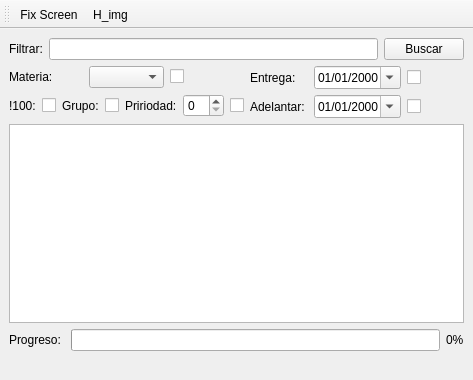
<?xml version="1.0" encoding="UTF-8"?>
<ui version="4.0">
 <class>BuscarTarea</class>
 <widget class="QMainWindow" name="BuscarTarea">
  <property name="geometry">
   <rect>
    <x>0</x>
    <y>0</y>
    <width>473</width>
    <height>380</height>
   </rect>
  </property>
  <property name="maximumSize">
   <size>
    <width>480</width>
    <height>16777215</height>
   </size>
  </property>
  <property name="windowTitle">
   <string>MainWindow</string>
  </property>
  <widget class="QWidget" name="centralwidget">
   <layout class="QVBoxLayout" name="verticalLayout">
    <item>
     <layout class="QHBoxLayout" name="horizontalLayout_22">
      <item>
       <widget class="QLabel" name="label_18">
        <property name="text">
         <string>Filtrar:</string>
        </property>
       </widget>
      </item>
      <item>
       <widget class="QLineEdit" name="txtfilter"/>
      </item>
      <item>
       <widget class="QPushButton" name="btnSearch">
        <property name="text">
         <string>Buscar</string>
        </property>
        <property name="icon">
         <iconset>
          <normalon>:/rescr/search_find</normalon>
         </iconset>
        </property>
       </widget>
      </item>
     </layout>
    </item>
    <item>
     <layout class="QHBoxLayout" name="horizontalLayout">
      <item>
       <layout class="QVBoxLayout" name="verticalLayout_4">
        <item>
         <layout class="QHBoxLayout" name="horizontalLayout_3">
          <item>
           <widget class="QLabel" name="label">
            <property name="text">
             <string>Materia:</string>
            </property>
           </widget>
          </item>
          <item>
           <widget class="QComboBox" name="cboMat"/>
          </item>
          <item>
           <widget class="QCheckBox" name="chbMat">
            <property name="text">
             <string/>
            </property>
           </widget>
          </item>
         </layout>
        </item>
        <item>
         <layout class="QHBoxLayout" name="horizontalLayout_2">
          <item>
           <widget class="QLabel" name="label_2">
            <property name="text">
             <string>!100:</string>
            </property>
           </widget>
          </item>
          <item>
           <widget class="QCheckBox" name="chbNot100">
            <property name="text">
             <string/>
            </property>
           </widget>
          </item>
          <item>
           <widget class="QLabel" name="label_3">
            <property name="text">
             <string>Grupo:</string>
            </property>
           </widget>
          </item>
          <item>
           <widget class="QCheckBox" name="chbGroup">
            <property name="text">
             <string/>
            </property>
           </widget>
          </item>
          <item>
           <widget class="QLabel" name="label_4">
            <property name="text">
             <string>Pririodad:</string>
            </property>
           </widget>
          </item>
          <item>
           <widget class="QSpinBox" name="spbPrio"/>
          </item>
          <item>
           <widget class="QCheckBox" name="chbPrio">
            <property name="text">
             <string/>
            </property>
           </widget>
          </item>
         </layout>
        </item>
       </layout>
      </item>
      <item>
       <layout class="QVBoxLayout" name="verticalLayout_2">
        <item>
         <layout class="QHBoxLayout" name="horizontalLayout_4">
          <item>
           <widget class="QLabel" name="label_5">
            <property name="text">
             <string>Entrega:</string>
            </property>
           </widget>
          </item>
          <item>
           <widget class="QDateEdit" name="dtEnt">
            <property name="displayFormat">
             <string notr="true">dd/MM/yyyy</string>
            </property>
            <property name="calendarPopup">
             <bool>true</bool>
            </property>
           </widget>
          </item>
          <item>
           <widget class="QCheckBox" name="chbEnt">
            <property name="text">
             <string/>
            </property>
           </widget>
          </item>
         </layout>
        </item>
        <item>
         <layout class="QHBoxLayout" name="horizontalLayout_5">
          <item>
           <widget class="QLabel" name="label_6">
            <property name="text">
             <string>Adelantar:</string>
            </property>
           </widget>
          </item>
          <item>
           <widget class="QDateEdit" name="dtAd">
            <property name="displayFormat">
             <string notr="true">dd/MM/yyyy</string>
            </property>
            <property name="calendarPopup">
             <bool>true</bool>
            </property>
           </widget>
          </item>
          <item>
           <widget class="QCheckBox" name="chbAd">
            <property name="text">
             <string/>
            </property>
           </widget>
          </item>
         </layout>
        </item>
       </layout>
      </item>
     </layout>
    </item>
    <item>
     <widget class="QTableView" name="tblRes">
      <property name="verticalScrollBarPolicy">
       <enum>Qt::ScrollBarAlwaysOff</enum>
      </property>
      <property name="horizontalScrollBarPolicy">
       <enum>Qt::ScrollBarAlwaysOff</enum>
      </property>
      <property name="autoScroll">
       <bool>false</bool>
      </property>
      <property name="dragDropMode">
       <enum>QAbstractItemView::DragOnly</enum>
      </property>
      <property name="defaultDropAction">
       <enum>Qt::TargetMoveAction</enum>
      </property>
      <property name="selectionMode">
       <enum>QAbstractItemView::NoSelection</enum>
      </property>
      <property name="cornerButtonEnabled">
       <bool>false</bool>
      </property>
     </widget>
    </item>
    <item>
     <layout class="QHBoxLayout" name="horizontalLayout_6">
      <item>
       <widget class="QLabel" name="label_7">
        <property name="text">
         <string>Progreso: </string>
        </property>
       </widget>
      </item>
      <item>
       <widget class="QProgressBar" name="pbarProgress">
        <property name="value">
         <number>0</number>
        </property>
        <property name="textVisible">
         <bool>false</bool>
        </property>
       </widget>
      </item>
      <item>
       <widget class="QLabel" name="lblPrPr">
        <property name="text">
         <string>0%</string>
        </property>
       </widget>
      </item>
     </layout>
    </item>
    <item>
     <widget class="QLabel" name="txtDescrp">
      <property name="maximumSize">
       <size>
        <width>480</width>
        <height>16777215</height>
       </size>
      </property>
      <property name="text">
       <string/>
      </property>
      <property name="wordWrap">
       <bool>true</bool>
      </property>
     </widget>
    </item>
   </layout>
  </widget>
  <widget class="QMenuBar" name="menubar">
   <property name="geometry">
    <rect>
     <x>0</x>
     <y>0</y>
     <width>473</width>
     <height>21</height>
    </rect>
   </property>
  </widget>
  <widget class="QToolBar" name="toolBar">
   <property name="windowTitle">
    <string>toolBar</string>
   </property>
   <attribute name="toolBarArea">
    <enum>TopToolBarArea</enum>
   </attribute>
   <attribute name="toolBarBreak">
    <bool>false</bool>
   </attribute>
   <addaction name="actionFix_Screen"/>
   <addaction name="actionH_img"/>
  </widget>
  <action name="actionFix_Screen">
   <property name="icon">
    <iconset resource="rsour.qrc">
     <normaloff>:/rescr/UpdateIcon</normaloff>:/rescr/UpdateIcon</iconset>
   </property>
   <property name="text">
    <string>Fix Screen</string>
   </property>
  </action>
  <action name="actionH_img">
   <property name="icon">
    <iconset resource="rsour.qrc">
     <normaloff>:/rescr/mov_obj</normaloff>:/rescr/mov_obj</iconset>
   </property>
   <property name="text">
    <string>H_img</string>
   </property>
   <property name="toolTip">
    <string>View Horary</string>
   </property>
  </action>
 </widget>
 <resources>
  <include location="rsour.qrc"/>
 </resources>
 <connections/>
</ui>
